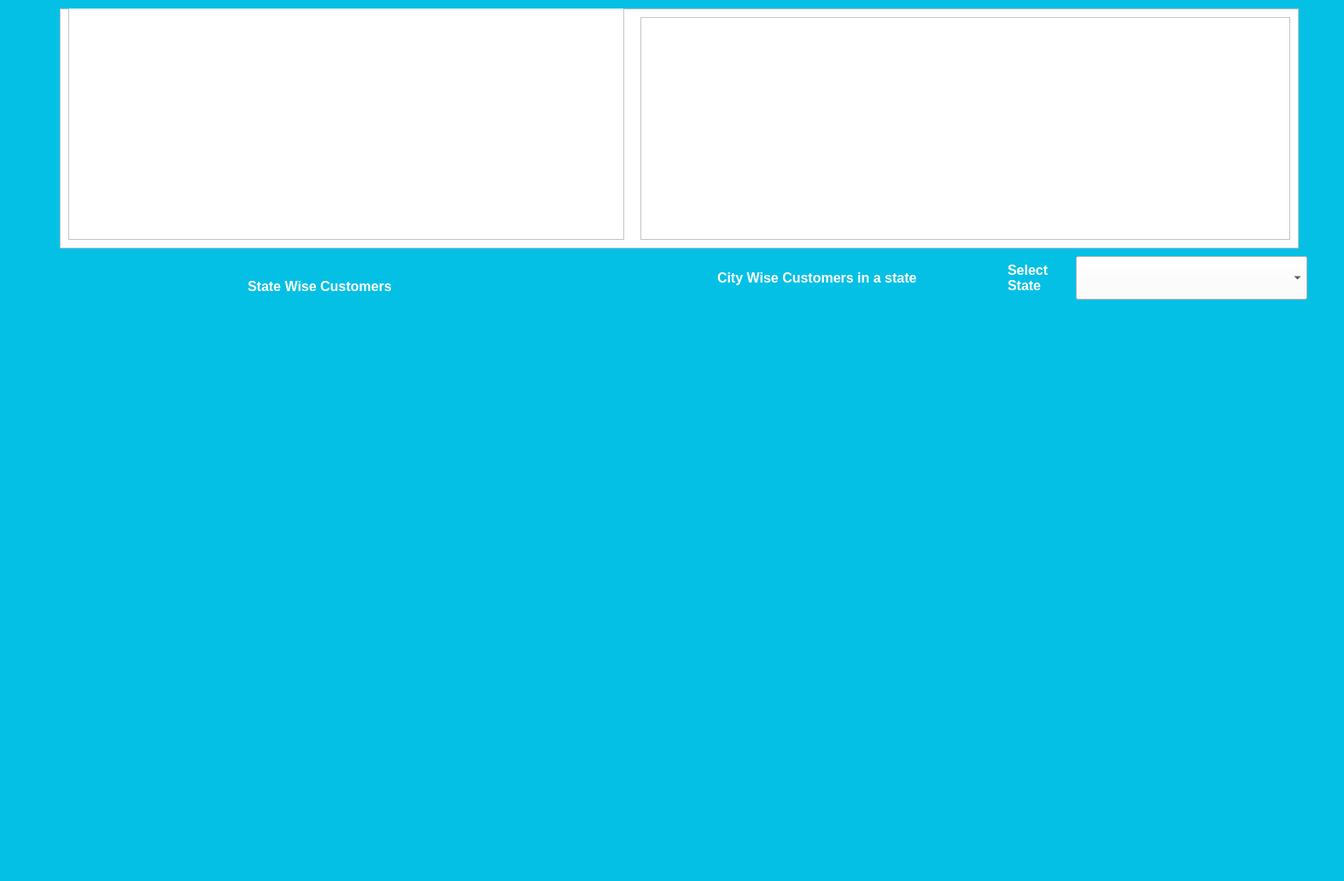
<?xml version="1.0" encoding="UTF-8"?>
<ui version="4.0">
 <class>Dialog</class>
 <widget class="QDialog" name="Dialog">
  <property name="geometry">
   <rect>
    <x>0</x>
    <y>0</y>
    <width>1574</width>
    <height>1032</height>
   </rect>
  </property>
  <property name="windowTitle">
   <string>Marketing Segmentation Based Analysis</string>
  </property>
  <property name="styleSheet">
   <string notr="true">background-color: rgb(4, 192, 229);
</string>
  </property>
  <widget class="QComboBox" name="stateMenu">
   <property name="geometry">
    <rect>
     <x>1260</x>
     <y>300</y>
     <width>271</width>
     <height>51</height>
    </rect>
   </property>
   <property name="font">
    <font>
     <pointsize>12</pointsize>
     <weight>75</weight>
     <bold>true</bold>
    </font>
   </property>
   <property name="styleSheet">
    <string notr="true">background-color: rgb(255, 255, 255);</string>
   </property>
  </widget>
  <widget class="QLabel" name="label">
   <property name="geometry">
    <rect>
     <x>1180</x>
     <y>300</y>
     <width>71</width>
     <height>50</height>
    </rect>
   </property>
   <property name="sizePolicy">
    <sizepolicy hsizetype="Fixed" vsizetype="Preferred">
     <horstretch>0</horstretch>
     <verstretch>0</verstretch>
    </sizepolicy>
   </property>
   <property name="minimumSize">
    <size>
     <width>4</width>
     <height>0</height>
    </size>
   </property>
   <property name="palette">
    <palette>
     <active>
      <colorrole role="WindowText">
       <brush brushstyle="SolidPattern">
        <color alpha="255">
         <red>255</red>
         <green>255</green>
         <blue>255</blue>
        </color>
       </brush>
      </colorrole>
      <colorrole role="Button">
       <brush brushstyle="SolidPattern">
        <color alpha="255">
         <red>4</red>
         <green>192</green>
         <blue>229</blue>
        </color>
       </brush>
      </colorrole>
      <colorrole role="Base">
       <brush brushstyle="SolidPattern">
        <color alpha="255">
         <red>4</red>
         <green>192</green>
         <blue>229</blue>
        </color>
       </brush>
      </colorrole>
      <colorrole role="Window">
       <brush brushstyle="SolidPattern">
        <color alpha="255">
         <red>4</red>
         <green>192</green>
         <blue>229</blue>
        </color>
       </brush>
      </colorrole>
     </active>
     <inactive>
      <colorrole role="WindowText">
       <brush brushstyle="SolidPattern">
        <color alpha="255">
         <red>255</red>
         <green>255</green>
         <blue>255</blue>
        </color>
       </brush>
      </colorrole>
      <colorrole role="Button">
       <brush brushstyle="SolidPattern">
        <color alpha="255">
         <red>4</red>
         <green>192</green>
         <blue>229</blue>
        </color>
       </brush>
      </colorrole>
      <colorrole role="Base">
       <brush brushstyle="SolidPattern">
        <color alpha="255">
         <red>4</red>
         <green>192</green>
         <blue>229</blue>
        </color>
       </brush>
      </colorrole>
      <colorrole role="Window">
       <brush brushstyle="SolidPattern">
        <color alpha="255">
         <red>4</red>
         <green>192</green>
         <blue>229</blue>
        </color>
       </brush>
      </colorrole>
     </inactive>
     <disabled>
      <colorrole role="WindowText">
       <brush brushstyle="SolidPattern">
        <color alpha="255">
         <red>120</red>
         <green>120</green>
         <blue>120</blue>
        </color>
       </brush>
      </colorrole>
      <colorrole role="Button">
       <brush brushstyle="SolidPattern">
        <color alpha="255">
         <red>4</red>
         <green>192</green>
         <blue>229</blue>
        </color>
       </brush>
      </colorrole>
      <colorrole role="Base">
       <brush brushstyle="SolidPattern">
        <color alpha="255">
         <red>4</red>
         <green>192</green>
         <blue>229</blue>
        </color>
       </brush>
      </colorrole>
      <colorrole role="Window">
       <brush brushstyle="SolidPattern">
        <color alpha="255">
         <red>4</red>
         <green>192</green>
         <blue>229</blue>
        </color>
       </brush>
      </colorrole>
     </disabled>
    </palette>
   </property>
   <property name="font">
    <font>
     <pointsize>12</pointsize>
     <weight>75</weight>
     <bold>true</bold>
    </font>
   </property>
   <property name="text">
    <string>Select 
State</string>
   </property>
  </widget>
  <widget class="QFrame" name="frame">
   <property name="geometry">
    <rect>
     <x>70</x>
     <y>10</y>
     <width>1451</width>
     <height>281</height>
    </rect>
   </property>
   <property name="styleSheet">
    <string notr="true">background-color: rgb(255, 255, 255);</string>
   </property>
   <property name="frameShape">
    <enum>QFrame::StyledPanel</enum>
   </property>
   <property name="frameShadow">
    <enum>QFrame::Raised</enum>
   </property>
   <widget class="QFrame" name="frame_2">
    <property name="geometry">
     <rect>
      <x>10</x>
      <y>-40</y>
      <width>651</width>
      <height>311</height>
     </rect>
    </property>
    <property name="styleSheet">
     <string notr="true">background-image: url(market_Seg5.jpg);</string>
    </property>
    <property name="frameShape">
     <enum>QFrame::StyledPanel</enum>
    </property>
    <property name="frameShadow">
     <enum>QFrame::Raised</enum>
    </property>
   </widget>
   <widget class="QFrame" name="frame_3">
    <property name="geometry">
     <rect>
      <x>680</x>
      <y>10</y>
      <width>761</width>
      <height>261</height>
     </rect>
    </property>
    <property name="styleSheet">
     <string notr="true">background-image: url(market_Seg2.jpg);</string>
    </property>
    <property name="frameShape">
     <enum>QFrame::StyledPanel</enum>
    </property>
    <property name="frameShadow">
     <enum>QFrame::Raised</enum>
    </property>
   </widget>
  </widget>
  <widget class="QLabel" name="label_2">
   <property name="geometry">
    <rect>
     <x>290</x>
     <y>310</y>
     <width>251</width>
     <height>50</height>
    </rect>
   </property>
   <property name="sizePolicy">
    <sizepolicy hsizetype="Fixed" vsizetype="Preferred">
     <horstretch>0</horstretch>
     <verstretch>0</verstretch>
    </sizepolicy>
   </property>
   <property name="minimumSize">
    <size>
     <width>4</width>
     <height>0</height>
    </size>
   </property>
   <property name="palette">
    <palette>
     <active>
      <colorrole role="WindowText">
       <brush brushstyle="SolidPattern">
        <color alpha="255">
         <red>255</red>
         <green>255</green>
         <blue>255</blue>
        </color>
       </brush>
      </colorrole>
      <colorrole role="Button">
       <brush brushstyle="SolidPattern">
        <color alpha="255">
         <red>4</red>
         <green>192</green>
         <blue>229</blue>
        </color>
       </brush>
      </colorrole>
      <colorrole role="Base">
       <brush brushstyle="SolidPattern">
        <color alpha="255">
         <red>4</red>
         <green>192</green>
         <blue>229</blue>
        </color>
       </brush>
      </colorrole>
      <colorrole role="Window">
       <brush brushstyle="SolidPattern">
        <color alpha="255">
         <red>4</red>
         <green>192</green>
         <blue>229</blue>
        </color>
       </brush>
      </colorrole>
     </active>
     <inactive>
      <colorrole role="WindowText">
       <brush brushstyle="SolidPattern">
        <color alpha="255">
         <red>255</red>
         <green>255</green>
         <blue>255</blue>
        </color>
       </brush>
      </colorrole>
      <colorrole role="Button">
       <brush brushstyle="SolidPattern">
        <color alpha="255">
         <red>4</red>
         <green>192</green>
         <blue>229</blue>
        </color>
       </brush>
      </colorrole>
      <colorrole role="Base">
       <brush brushstyle="SolidPattern">
        <color alpha="255">
         <red>4</red>
         <green>192</green>
         <blue>229</blue>
        </color>
       </brush>
      </colorrole>
      <colorrole role="Window">
       <brush brushstyle="SolidPattern">
        <color alpha="255">
         <red>4</red>
         <green>192</green>
         <blue>229</blue>
        </color>
       </brush>
      </colorrole>
     </inactive>
     <disabled>
      <colorrole role="WindowText">
       <brush brushstyle="SolidPattern">
        <color alpha="255">
         <red>120</red>
         <green>120</green>
         <blue>120</blue>
        </color>
       </brush>
      </colorrole>
      <colorrole role="Button">
       <brush brushstyle="SolidPattern">
        <color alpha="255">
         <red>4</red>
         <green>192</green>
         <blue>229</blue>
        </color>
       </brush>
      </colorrole>
      <colorrole role="Base">
       <brush brushstyle="SolidPattern">
        <color alpha="255">
         <red>4</red>
         <green>192</green>
         <blue>229</blue>
        </color>
       </brush>
      </colorrole>
      <colorrole role="Window">
       <brush brushstyle="SolidPattern">
        <color alpha="255">
         <red>4</red>
         <green>192</green>
         <blue>229</blue>
        </color>
       </brush>
      </colorrole>
     </disabled>
    </palette>
   </property>
   <property name="font">
    <font>
     <pointsize>12</pointsize>
     <weight>75</weight>
     <bold>true</bold>
    </font>
   </property>
   <property name="text">
    <string>State Wise Customers</string>
   </property>
  </widget>
  <widget class="QLabel" name="label_3">
   <property name="geometry">
    <rect>
     <x>840</x>
     <y>300</y>
     <width>311</width>
     <height>50</height>
    </rect>
   </property>
   <property name="sizePolicy">
    <sizepolicy hsizetype="Fixed" vsizetype="Preferred">
     <horstretch>0</horstretch>
     <verstretch>0</verstretch>
    </sizepolicy>
   </property>
   <property name="minimumSize">
    <size>
     <width>4</width>
     <height>0</height>
    </size>
   </property>
   <property name="palette">
    <palette>
     <active>
      <colorrole role="WindowText">
       <brush brushstyle="SolidPattern">
        <color alpha="255">
         <red>255</red>
         <green>255</green>
         <blue>255</blue>
        </color>
       </brush>
      </colorrole>
      <colorrole role="Button">
       <brush brushstyle="SolidPattern">
        <color alpha="255">
         <red>4</red>
         <green>192</green>
         <blue>229</blue>
        </color>
       </brush>
      </colorrole>
      <colorrole role="Base">
       <brush brushstyle="SolidPattern">
        <color alpha="255">
         <red>4</red>
         <green>192</green>
         <blue>229</blue>
        </color>
       </brush>
      </colorrole>
      <colorrole role="Window">
       <brush brushstyle="SolidPattern">
        <color alpha="255">
         <red>4</red>
         <green>192</green>
         <blue>229</blue>
        </color>
       </brush>
      </colorrole>
     </active>
     <inactive>
      <colorrole role="WindowText">
       <brush brushstyle="SolidPattern">
        <color alpha="255">
         <red>255</red>
         <green>255</green>
         <blue>255</blue>
        </color>
       </brush>
      </colorrole>
      <colorrole role="Button">
       <brush brushstyle="SolidPattern">
        <color alpha="255">
         <red>4</red>
         <green>192</green>
         <blue>229</blue>
        </color>
       </brush>
      </colorrole>
      <colorrole role="Base">
       <brush brushstyle="SolidPattern">
        <color alpha="255">
         <red>4</red>
         <green>192</green>
         <blue>229</blue>
        </color>
       </brush>
      </colorrole>
      <colorrole role="Window">
       <brush brushstyle="SolidPattern">
        <color alpha="255">
         <red>4</red>
         <green>192</green>
         <blue>229</blue>
        </color>
       </brush>
      </colorrole>
     </inactive>
     <disabled>
      <colorrole role="WindowText">
       <brush brushstyle="SolidPattern">
        <color alpha="255">
         <red>120</red>
         <green>120</green>
         <blue>120</blue>
        </color>
       </brush>
      </colorrole>
      <colorrole role="Button">
       <brush brushstyle="SolidPattern">
        <color alpha="255">
         <red>4</red>
         <green>192</green>
         <blue>229</blue>
        </color>
       </brush>
      </colorrole>
      <colorrole role="Base">
       <brush brushstyle="SolidPattern">
        <color alpha="255">
         <red>4</red>
         <green>192</green>
         <blue>229</blue>
        </color>
       </brush>
      </colorrole>
      <colorrole role="Window">
       <brush brushstyle="SolidPattern">
        <color alpha="255">
         <red>4</red>
         <green>192</green>
         <blue>229</blue>
        </color>
       </brush>
      </colorrole>
     </disabled>
    </palette>
   </property>
   <property name="font">
    <font>
     <pointsize>12</pointsize>
     <weight>75</weight>
     <bold>true</bold>
    </font>
   </property>
   <property name="text">
    <string>City Wise Customers in a state</string>
   </property>
  </widget>
  <widget class="QWidget" name="verticalLayoutWidget">
   <property name="geometry">
    <rect>
     <x>30</x>
     <y>360</y>
     <width>741</width>
     <height>661</height>
    </rect>
   </property>
   <layout class="QVBoxLayout" name="graph_layout">
    <property name="spacing">
     <number>2</number>
    </property>
   </layout>
  </widget>
  <widget class="QWidget" name="verticalLayoutWidget_2">
   <property name="geometry">
    <rect>
     <x>800</x>
     <y>360</y>
     <width>741</width>
     <height>661</height>
    </rect>
   </property>
   <layout class="QVBoxLayout" name="graph_layout_2">
    <property name="spacing">
     <number>2</number>
    </property>
   </layout>
  </widget>
 </widget>
 <resources>
  <include location="test.qrc"/>
 </resources>
 <connections/>
</ui>
